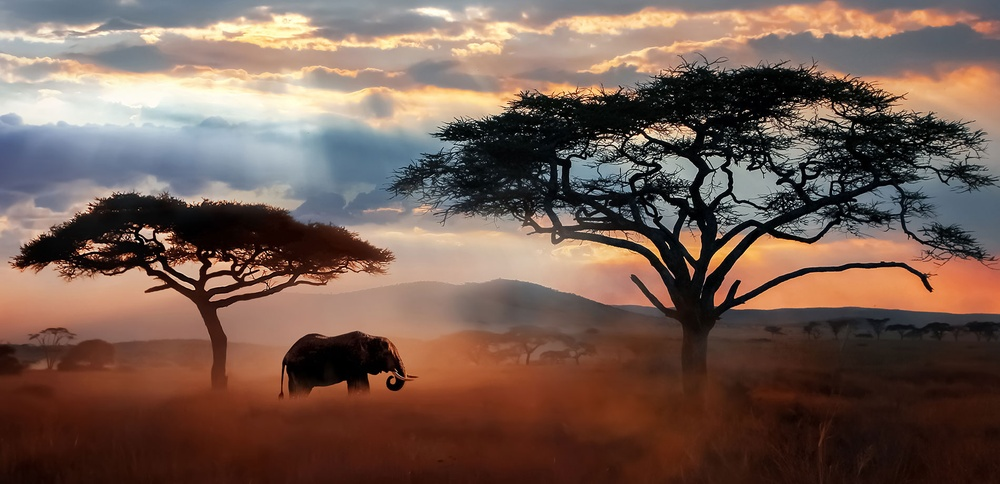
#> input picture foto.jpg, 1000 x 484 px, shrunk from 1900 x 920 before the run
$ python conv_padding.py
#> lines starting #> are read from the running program, lines starting #| are printed output that depends on the picture
#Hilda Beltrán A01251916
#Alan Razo A01703350
#Adrián Matute A01703889

#Importar librerías
import numpy as np
import math
import cv2
import matplotlib.pyplot as plt

def convolucion (img, kernel):
    #Convierte ambas entradas a matrices con ayuda de numpy
    mat = np.matrix(img)
    kernel = np.matrix(kernel)
    #Obtiene las columnas y renglones a agregar por cada lado de la matriz
    m = math.floor((np.shape(kernel)[0] - 1) / 2)
    n = math.floor((np.shape(kernel)[1] - 1) / 2)

    #Crea la matriz resultante, con valores de cero
    final = np.zeros((int(np.shape(mat)[0]), int(np.shape(mat)[1])),
                     dtype = int)

    #Se inicializan ambos ciclos for
    num1 = 0
    for i in range (np.shape(mat)[0] - np.shape(kernel)[0] + 1):
        for j in range (np.shape(mat)[1] - np.shape(kernel)[1] + 1):
            #Se obtiene la matriz del producto punto
            num1 += np.multiply((mat[i:i + (np.shape(kernel)[0]),
                                     j:j + (np.shape(kernel)[1])]), kernel)
            #Se coloca la suma de estos valores en la matriz resultante
            final[i + m][j + n] = num1.sum()
            #Se le asigna el valor de cero a la variable,
            #para repetir el proceso
            num1 = 0
    #Se imprime la matriz resultante
    plt.imshow(final, cmap='gray')
    plt.title("Imagen usando Kernel con Padding")
    plt.show()

#Se piden los datos de la imagen y el filtro al usuario
print("1. Sobel edge horizontal  2. Sobel edge vertical   3. Edge detection")
opcion = input("Elige filtro: ")
#> the answer given: 1
imagen = input('Nombre del archivo: ')
#> the answer given: foto.jpg
img = cv2.imread(imagen, cv2.IMREAD_GRAYSCALE)
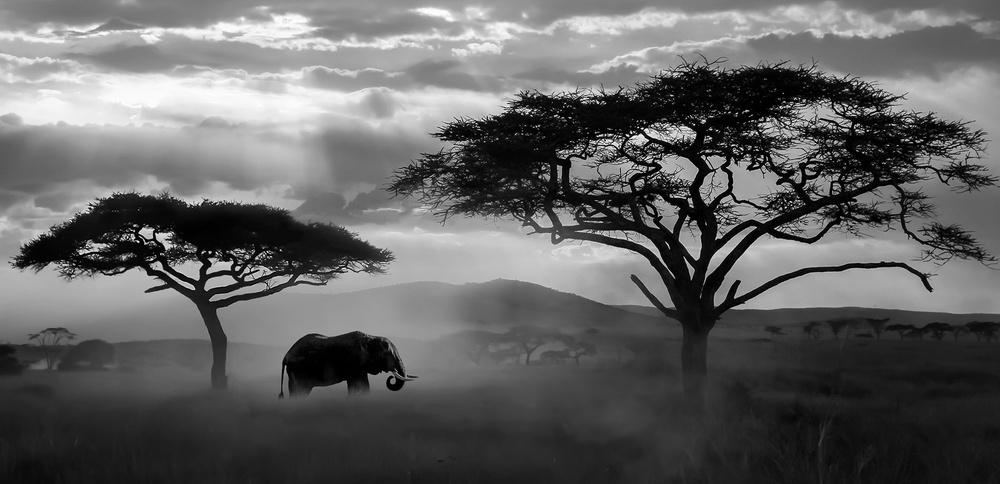
#> img: shape (484, 1000); min 0, max 255, mean 99.1

if opcion=="1":
    kernel = '[[-1 -2 -1]; [0 0 0]; [1 2 1]]'

elif opcion == "2":
    kernel= '[[-1 0 1]; [-2 0 2]; [-1 0 1]]'

elif opcion == "3":
    kernel = '[[-1 -1 -1]; [-1 8 -1]; [-1 -1 -1]]'

#Llama a la función, mandando ambas matrices
convolucion(img, kernel)
#> after the loop in convolucion, `for i in range (np.shape(mat)[0] - np.shape(kernel)[0] + 1):`:
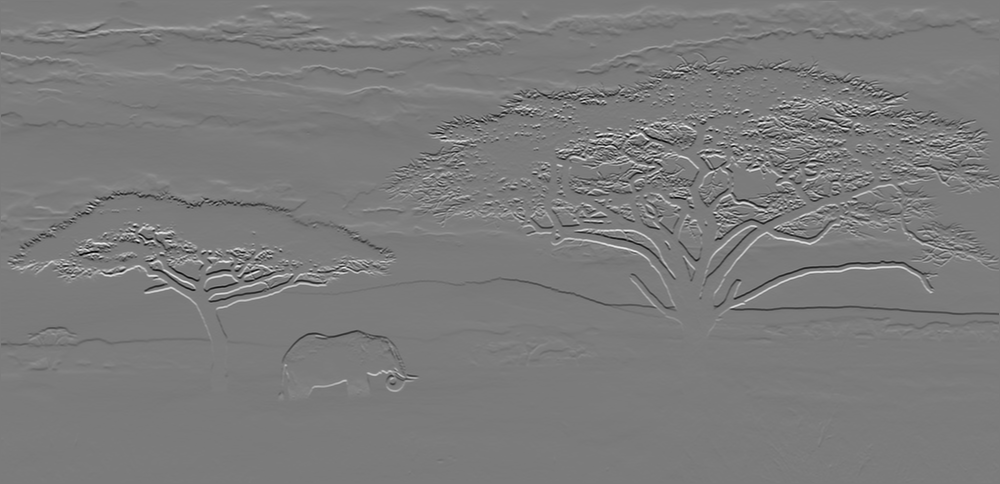
#> final: shape (484, 1000) int64; min -902, max 953, mean -1.7; drawn with min black and max white
